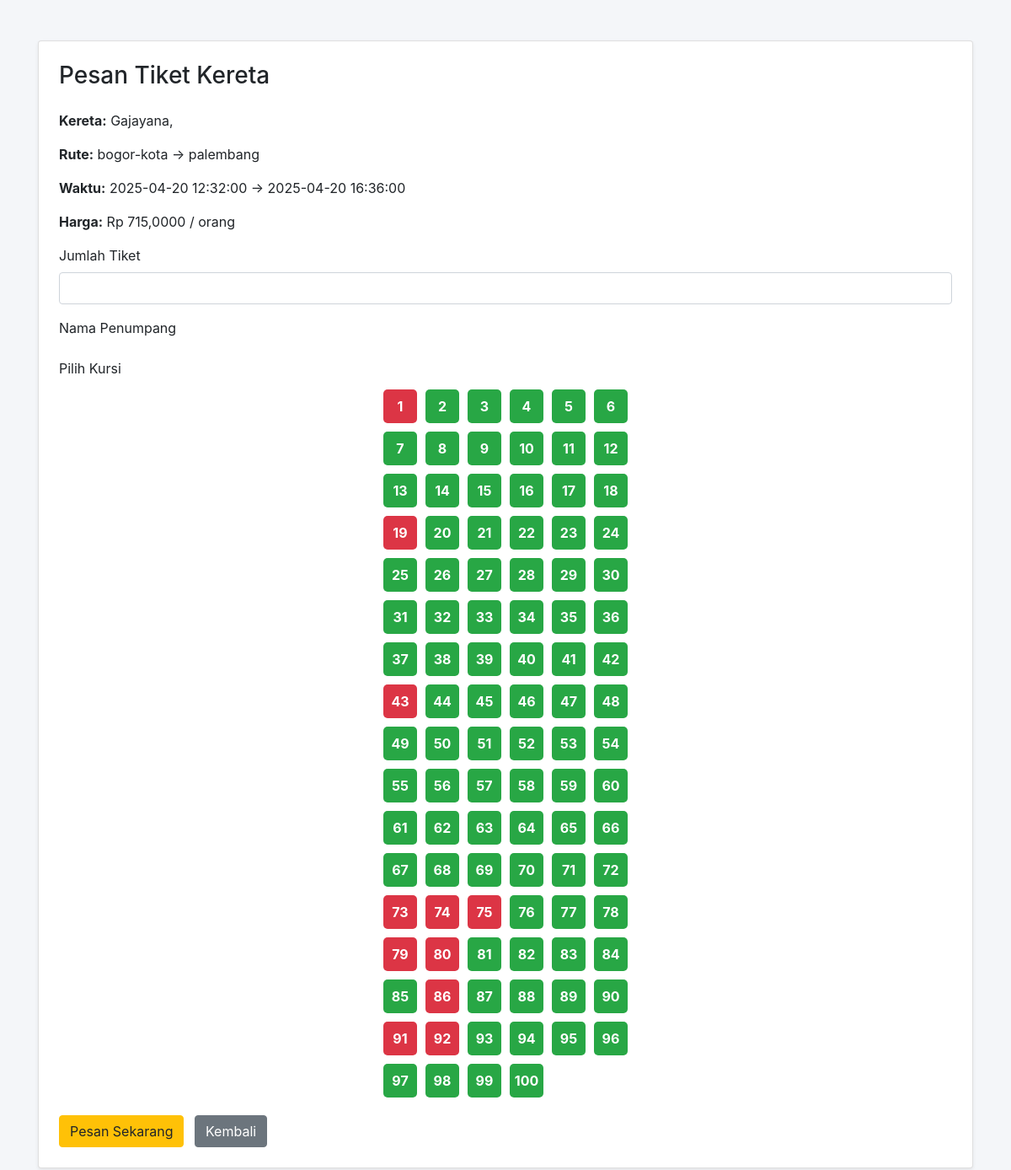
The page /pengguna/pesan_tiket.php?id=4 (signed in) on the database its author committed.
### tables this page shows
CREATE TABLE `jadwal` (
  `id` int(11) NOT NULL,
  `id_kereta` int(11) NOT NULL,
  `asal` varchar(100) NOT NULL,
  `tujuan` varchar(100) NOT NULL,
  `waktu_berangkat` datetime NOT NULL,
  `waktu_tiba` datetime NOT NULL,
  `harga` decimal(10,2) NOT NULL
);

CREATE TABLE `kereta` (
  `id` int(11) NOT NULL,
  `nama_kereta` varchar(100) NOT NULL,
  `jenis` enum('Ekonomi','Bisnis','Eksekutif') NOT NULL,
  `kapasitas` int(11) NOT NULL
);

### pengguna/pesan_tiket.php (the view, shortened to what this page needs)
<?php
include '../koneksi.php';
$id_jadwal = $_GET['id'] ?? '';
$stmt = $conn->prepare("SELECT jadwal.*, kereta.nama_kereta, kereta.jenis, kereta.kapasitas FROM jadwal JOIN kereta ON jadwal.id_kereta = kereta.id WHERE jadwal.id = ?");
$stmt->bind_param("i", $id_jadwal);
$stmt->execute();
$result = $stmt->get_result();
$jadwal = $result->fetch_assoc();
$kapasitas = $jadwal['kapasitas'];
$harga = $jadwal['harga'];
$kursi_terisi = [];
$sql = "SELECT no_kursi FROM penumpang WHERE id_pemesanan IN (SELECT id FROM pemesanan WHERE id_jadwal = ?)";
$stmt = $conn->prepare($sql);
$stmt->bind_param("i", $id_jadwal);
$stmt->execute();
$res = $stmt->get_result();
while ($row = $res->fetch_assoc()) {
    $kursi_terisi[] = $row['no_kursi'];
}
?>
<!DOCTYPE html>
<html lang="id">
<head>
    <link href="https://stackpath.bootstrapcdn.com/bootstrap/4.5.2/css/bootstrap.min.css" rel="stylesheet">
</head>
<body>
<div class="container mt-5 mb-5">
    <div class="card p-4 shadow-sm">
        <h3 class="mb-4">Pesan Tiket Kereta</h3>
        <p><strong>Kereta:</strong> <?= htmlspecialchars($jadwal['nama_kereta']) ?></p>
        <p><strong>Rute:</strong> <?= htmlspecialchars($jadwal['asal']) ?> → <?= htmlspecialchars($jadwal['tujuan']) ?></p>
        <p><strong>Waktu:</strong> <?= $jadwal['waktu_berangkat'] ?> → <?= $jadwal['waktu_tiba'] ?></p>
        <p><strong>Harga:</strong> Rp <?= number_format($harga, 4, ',', '.') ?> / orang</p>
        <form method="POST" onsubmit="return validateForm()">
            <div class="form-group">
                <label>Jumlah Tiket</label>
                <input type="number" id="jumlah_tiket" name="jumlah_tiket" class="form-control" min="1" max="10" required>
            </div>
            <div class="form-group" id="nama-penumpang-area">
                <label>Nama Penumpang</label>
            </div>
            <div class="form-group">
                <label>Pilih Kursi</label>
                <div class="kursi-wrapper" id="kursi-wrapper">
                    <?php
                    for ($i = 1; $i <= $kapasitas; $i++) {
                        $status = in_array($i, $kursi_terisi) ? 'terisi' : 'kosong';
                        echo "<div class='kursi $status' data-nomor='$i'>$i</div>";
                    }
                    ?>
                </div>
            </div>
            <button type="submit" class="btn btn-warning">Pesan Sekarang</button>
            <a href="cari_tiket.php" class="btn btn-secondary ml-2">Kembali</a>
        </form>
    </div>
</div>
</body>
</html>

### pengguna/pesan_tiket.php (style rules this page uses)
body { background: #f4f6f9; }
.kursi-wrapper { display: flex; flex-wrap: wrap; max-width: 300px; margin: auto; }
.kursi { width: 40px; height: 40px; margin: 5px; text-align: center; line-height: 40px; border-radius: 5px; cursor: pointer; font-weight: bold; }
.kosong { background-color: #28a745; color: white; }
.terisi { background-color: #dc3545; color: white; cursor: not-allowed; }

### rows shown on the page
jadwal: id_kereta.nama_kereta "Gajayana,", asal "bogor-kota", tujuan "palembang", waktu_berangkat "2025-04-20 12:32:00", waktu_tiba "2025-04-20 16:36:00", harga "715,0000"
